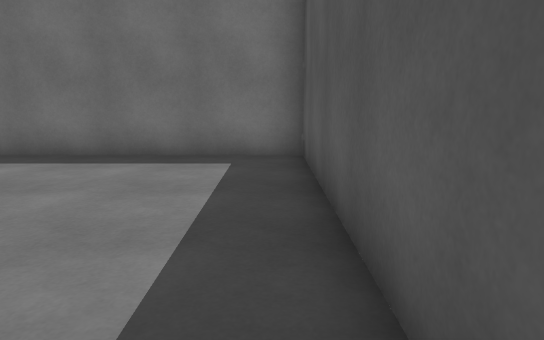
View 1 (above)

12 first-person views from a walk through a 3-D level made in the Unity game engine. The camera is 1.2 m above the floor, tilts 10° down and sees 70° across. The floor is counted in squares, 1 m on a side. Each view is taken from the middle of a square. On the plan, view 1 faces up. The plan holds only what a view shows up to about 15 squares ahead; the rest is blank. The place goes on beyond the plan.

View 2
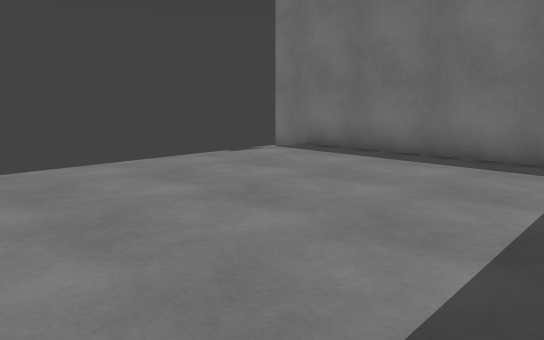

View 3
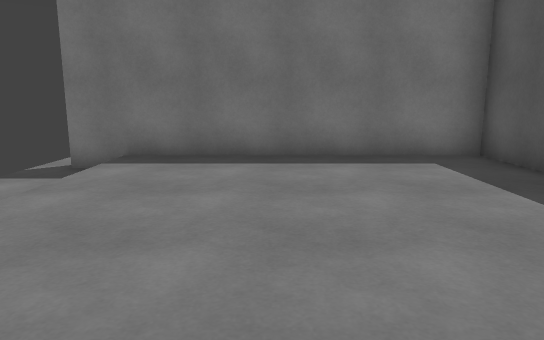

View 4
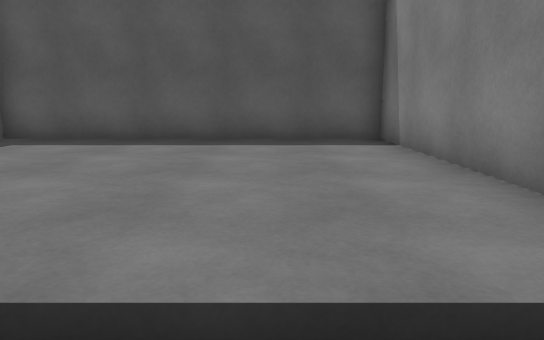

View 5
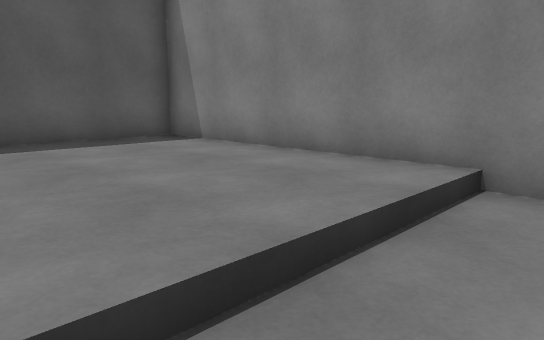

View 6
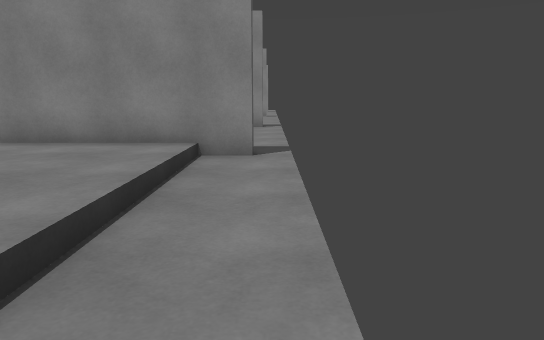

View 7
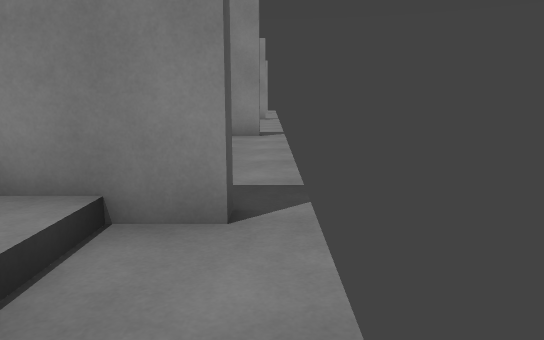

View 8
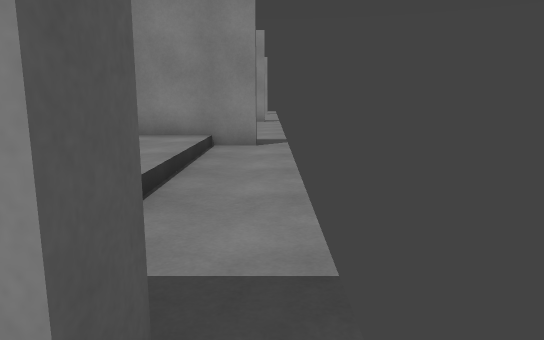

View 9
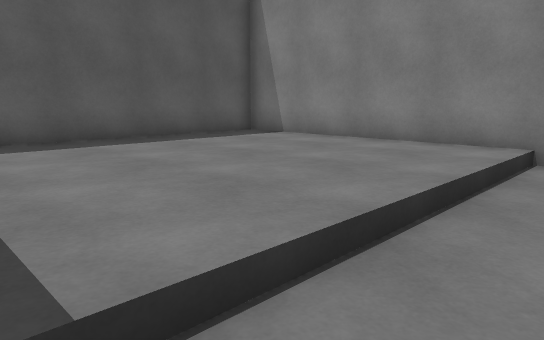

View 10
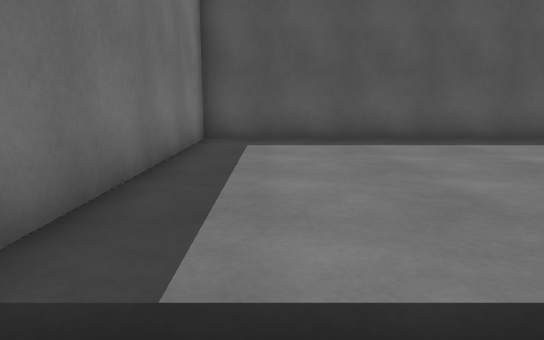

View 11
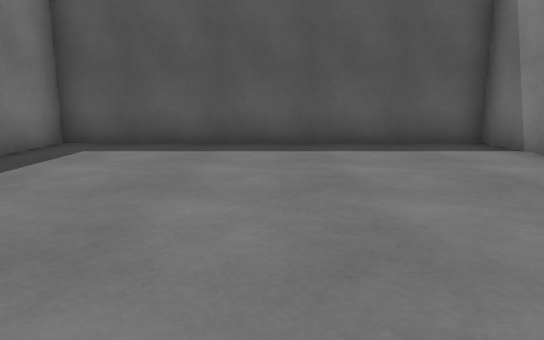

View 12
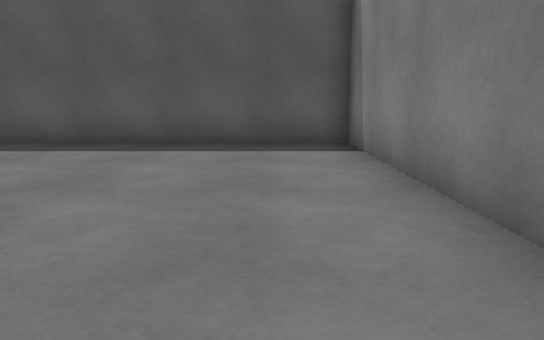

### Floor plan
Key: @ floor where view 1 was taken; # wall or solid block; . main floor; - floor 0.25 m lower than the main floor.
Columns run from 9 left of view 1 to 1 right of it. Each row starts with its distance up from view 1.
  9 -##########
  8 --........#
  7 --........#
  6 --........#
  5 --........#
  4 --........#
  3 --........#
  2 --........#
  1 --........#
  0 --.......@#
 -1 -##########
 -2 --........#
 -3 --........#
 -4 --........#
 -5 --........#
 -6 --........#
 -7 --........#
 -8 --........#
 -9 --........#
-10 --........#
-11 -##########
-12 -

Positions as (right, up) in squares from view 1, and headings:
1: (0, 0), facing up
2: (0, 0), facing up-left
3: (-4, 0), facing up
4: (-9, 2), facing right
5: (-9, 5), facing down-right
6: (-9, 8), facing down
7: (-9, 3), facing down
8: (-9, 0), facing down
9: (-9, -2), facing down-right
10: (-9, -3), facing right
11: (-8, -6), facing right
12: (-8, -9), facing right
